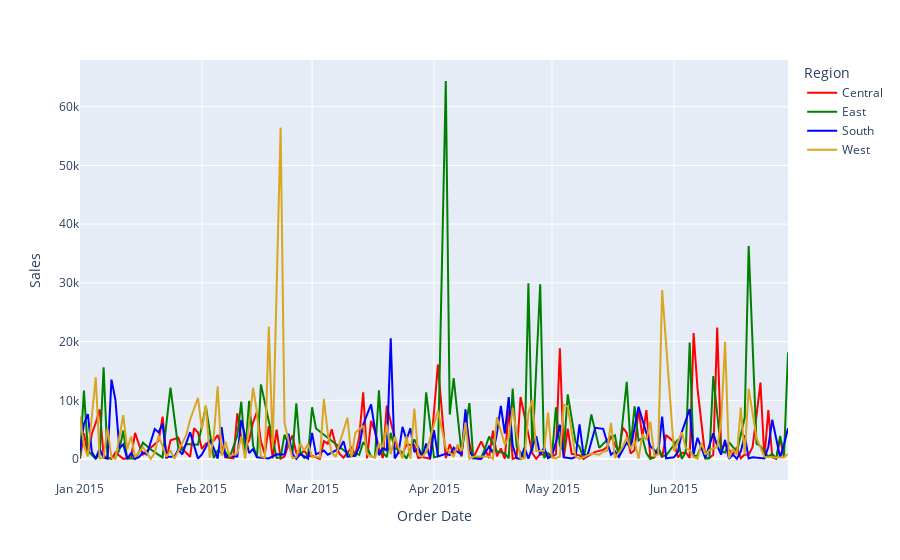

Notebook code cell kept with this figure:
### Code cell
filtered2 = superstore2.groupby(['Order Date', 'Region'])[
    'Sales'].agg(sum).reset_index()
fig = px.line(filtered2, x="Order Date", y="Sales", color="Region",
color_discrete_sequence=["red", "green", "blue", "goldenrod", "magenta"]
)
fig.show()

### Figure 1 — Plotly figure (JSON) as saved in the notebook; plotly's stock layout.template omitted (floating-point values rounded to 4 significant figures; data arrays with more than 128 entries replaced by an {"elided": "..."} marker saying what was removed)
{"data": [{"hovertemplate": "Region=Central<br>Order Date=%{x}<br>Sales=%{y}<extra></extra>", "legendgroup": "Central", "line": {"color": "red", "dash": "solid"}, "mode": "lines", "name": "Central", "orientation": "v", "showlegend": true, "type": "scatter", "x": {"elided": "151 str values"}, "xaxis": "x", "y": {"elided": "151 float values"}, "yaxis": "y"}, {"hovertemplate": "Region=East<br>Order Date=%{x}<br>Sales=%{y}<extra></extra>", "legendgroup": "East", "line": {"color": "green", "dash": "solid"}, "mode": "lines", "name": "East", "orientation": "v", "showlegend": true, "type": "scatter", "x": {"elided": "139 str values"}, "xaxis": "x", "y": {"elided": "139 float values"}, "yaxis": "y"}, {"hovertemplate": "Region=South<br>Order Date=%{x}<br>Sales=%{y}<extra></extra>", "legendgroup": "South", "line": {"color": "blue", "dash": "solid"}, "mode": "lines", "name": "South", "orientation": "v", "showlegend": true, "type": "scatter", "x": {"elided": "148 str values"}, "xaxis": "x", "y": {"elided": "148 float values"}, "yaxis": "y"}, {"hovertemplate": "Region=West<br>Order Date=%{x}<br>Sales=%{y}<extra></extra>", "legendgroup": "West", "line": {"color": "goldenrod", "dash": "solid"}, "mode": "lines", "name": "West", "orientation": "v", "showlegend": true, "type": "scatter", "x": {"elided": "145 str values"}, "xaxis": "x", "y": {"elided": "145 float values"}, "yaxis": "y"}], "layout": {"legend": {"title": {"text": "Region"}, "tracegroupgap": 0}, "margin": {"t": 60}, "xaxis": {"anchor": "y", "domain": [0, 1], "title": {"text": "Order Date"}}, "yaxis": {"anchor": "x", "domain": [0, 1], "title": {"text": "Sales"}}}}
